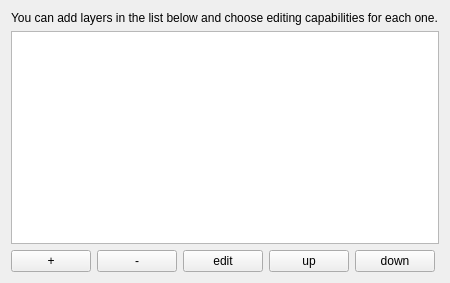
             <widget class="QWidget" name="scrollAreaWidgetContents_2">
              <property name="geometry">
               <rect>
                <x>0</x>
                <y>0</y>
                <width>450</width>
                <height>283</height>
               </rect>
              </property>
              <layout class="QVBoxLayout" name="verticalLayout_4">
               <item>
                <widget class="QLabel" name="label_29">
                 <property name="text">
                  <string>You can add layers in the list below and choose editing capabilities for each one.</string>
                 </property>
                 <property name="wordWrap">
                  <bool>true</bool>
                 </property>
                </widget>
               </item>
               <item>
                <widget class="QTableWidget" name="edition_table">
                 <property name="maximumSize">
                  <size>
                   <width>16777215</width>
                   <height>16777215</height>
                  </size>
                 </property>
                </widget>
               </item>
               <item>
                <layout class="QHBoxLayout" name="horizontalLayout_17">
                 <item>
                  <widget class="QPushButton" name="add_edition_layer">
                   <property name="text">
                    <string notr="true">+</string>
                   </property>
                  </widget>
                 </item>
                 <item>
                  <widget class="QPushButton" name="remove_edition_layer">
                   <property name="text">
                    <string notr="true">-</string>
                   </property>
                  </widget>
                 </item>
                 <item>
                  <widget class="QPushButton" name="edit_edition_layer">
                   <property name="text">
                    <string notr="true">edit</string>
                   </property>
                  </widget>
                 </item>
                 <item>
                  <widget class="QPushButton" name="up_edition_layer">
                   <property name="text">
                    <string notr="true">up</string>
                   </property>
                  </widget>
                 </item>
                 <item>
                  <widget class="QPushButton" name="down_edition_layer">
                   <property name="text">
                    <string notr="true">down</string>
                   </property>
                  </widget>
                 </item>
                 <item>
                  <spacer name="horizontalSpacer_15">
                   <property name="orientation">
                    <enum>Qt::Horizontal</enum>
                   </property>
                   <property name="sizeHint" stdset="0">
                    <size>
                     <width>40</width>
                     <height>20</height>
                    </size>
                   </property>
                  </spacer>
                 </item>
                </layout>
               </item>
              </layout>
             </widget>
